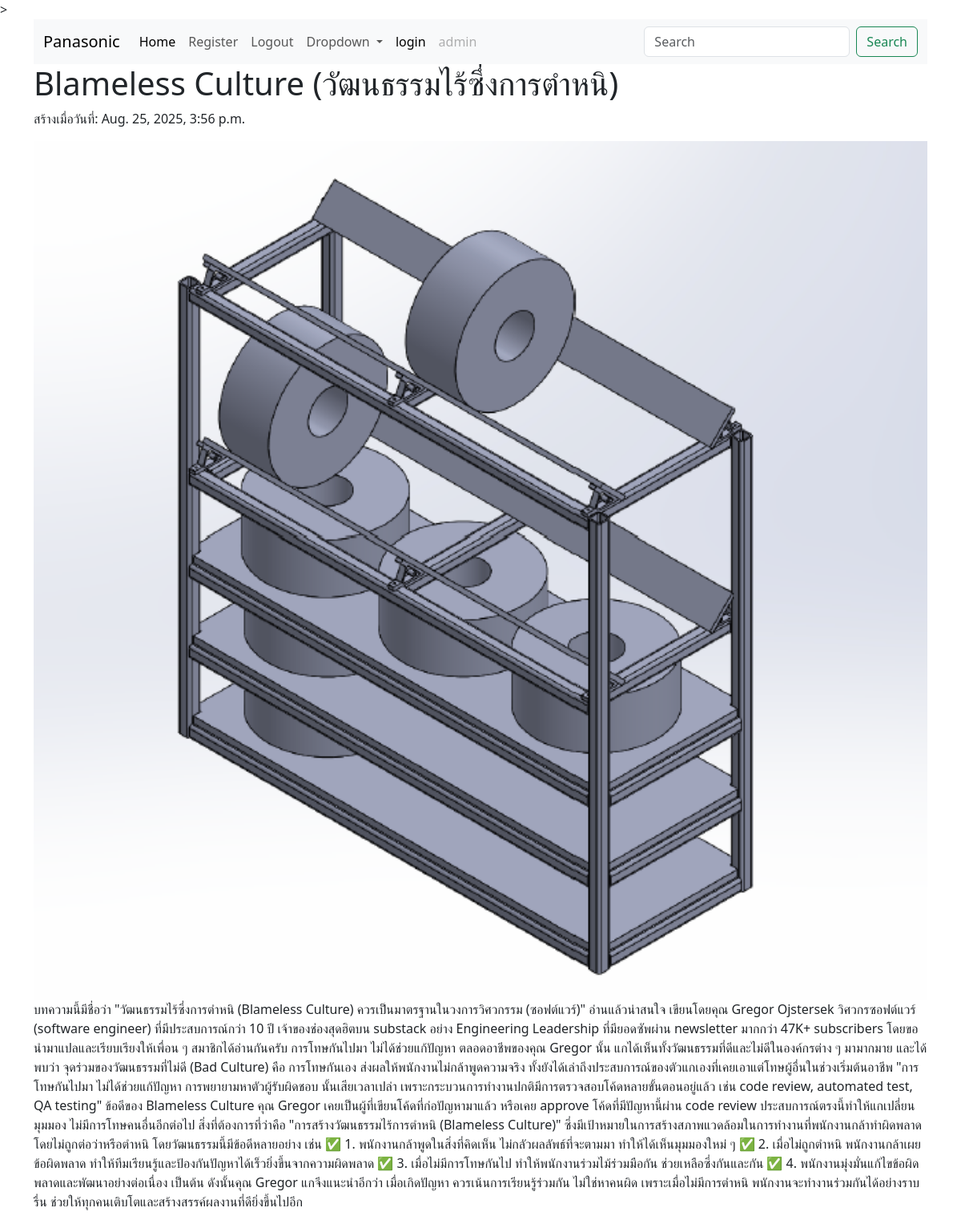
The app's page /blog/1 (signed in) with its own data.
### blog/models.py (models this page shows, shortened)
class Post(models.Model):
    title = models.CharField(max_length=100)
    short_description = models.CharField(max_length=255, blank=True, null=True)
    body = models.TextField()
    date_created = models.DateTimeField(auto_now_add=True)
    date_updated = models.DateTimeField(auto_now=True)
    featured_pic = models.ImageField(upload_to='featured_pics/', blank=True, null=True)

### blog/views.py (the view)
# urls.py: path('blog/<int:post_id>', post_detail, name='post_detail'),
@login_required(login_url='sign_in')
def post_detail(request, post_id):
    single_post = Post.objects.get(id=post_id)
    return render(request, 'blog/post_detail.html', {'post': single_post})

### blog/templates/blog/post_detail.html
{% extends "blog/base.html" %}
{% block content %}
<h1>{{post.title}}</h1>
<p>สร้างเมื่อวันที่: {{ post.date_updated }} </p>
<img src="{{ post.featured_pic.url }}" class="card-img-top" alt="{{ post.title}}" />
<p>{{ post.body | safe }}</p>
{% endblock %}

### blog/templates/blog/base.html (shortened to what this page needs)
<!DOCTYPE html>
<html>
<head>
    <link href="https://cdn.jsdelivr.net/npm/bootstrap@5.3.7/dist/css/bootstrap.min.css" rel="stylesheet">
</head>
<body>
    <div class="container">
        <nav class="navbar navbar-expand-lg bg-body-tertiary">
            <div class="container-fluid">
              <a class="navbar-brand" href="/">Panasonic</a>
              <div class="collapse navbar-collapse" id="navbarSupportedContent">
                <ul class="navbar-nav me-auto mb-2 mb-lg-0">
                  <li class="nav-item">
                    <a class="nav-link active" aria-current="page" href="/">Home</a>
                    </li>
                  <li class="nav-item">
                    <a class="nav-link" href="/register">Register</a>
                  </li>
                  <li class="nav-item">
                    {% if not user.is_authenticated %}
                    <a class="nav-link" href="/login">login</a>
                    {% else %}
                    <a class="nav-link" href="/logout">Logout</a>
                    {% endif %}
                  </li>
                  <li class="nav-item dropdown">
                    <a class="nav-link dropdown-toggle" href="#" role="button" data-bs-toggle="dropdown" aria-expanded="false">
                      Dropdown
                    </a>
                  </li>
                  <li class="nav-item">
                    <a class="nav-link active" aria-current="page" href="/login">login</a>
                    </li>
                  <li class="nav-item">
                  <li class="nav-item">
                    <a class="nav-link disabled" aria-disabled="true">{{user.username}}</a>
                  </li>
                </ul>
                <form class="d-flex" role="search">
                  <input class="form-control me-2" type="search" placeholder="Search" aria-label="Search"/>
                  <button class="btn btn-outline-success" type="submit">Search</button>
                </form>
              </div>
            </div>
          </nav>
          {% block content %}
          {% endblock %}
    </div>
</body>
</html>

### records on screen
Post: title "Blameless Culture (วัฒนธรรมไร้ซึ่งการตำหนิ)", date_updated "Aug. 25, 2025, 3:56 p.m.", featured_pic (picture), body "บทความนี้มีชื่อว่า \" วัฒนธรรมไร้ซึ่งการตำหนิ (Blameless Culture) ควรเป็นมาตรฐานในวงการวิศวกรรม (ซอฟต์แวร์)\" อ่านแล้วน่าสนใจ เขียนโดยคุณ Gregor Ojstersek วิศวกรซอฟต์แวร์ (software engineer) ที่มีประสบการณ์กว่า 10 ปี เจ้าของช่องสุดฮิตบน substack อย่าง Engineering Leadership ที่มียอดซัพผ่าน newsletter มากกว่า 47K+ subscribers โดยขอนำมาแปลและเรียบเรียงให้เพื่อน ๆ สมาชิกได้อ่านกันครับ การโทษกันไปมา ไม่ได้ช่วยแก้ปัญหา ตลอดอาชีพของคุณ Gregor นั้น แกได้เห็นทั้งวัฒนธรรมที่ดีและไม่ดีในองค์กรต่าง ๆ มามากมาย และได้พบว่า จุดร่วมของวัฒนธรรมที่ไม่ดี (Bad Culture) คือ การโทษกันเอง ส่งผลให้พนักงานไม่กล้าพูดความจริง ทั้งยังได้เล่าถึงประสบการณ์ของตัวแกเองที่เคยเอาแต่โทษผู้อื่นในช่วงเริ่มต้นอาชีพ…"

### other values on screen
{{ user.username }} "admin"
